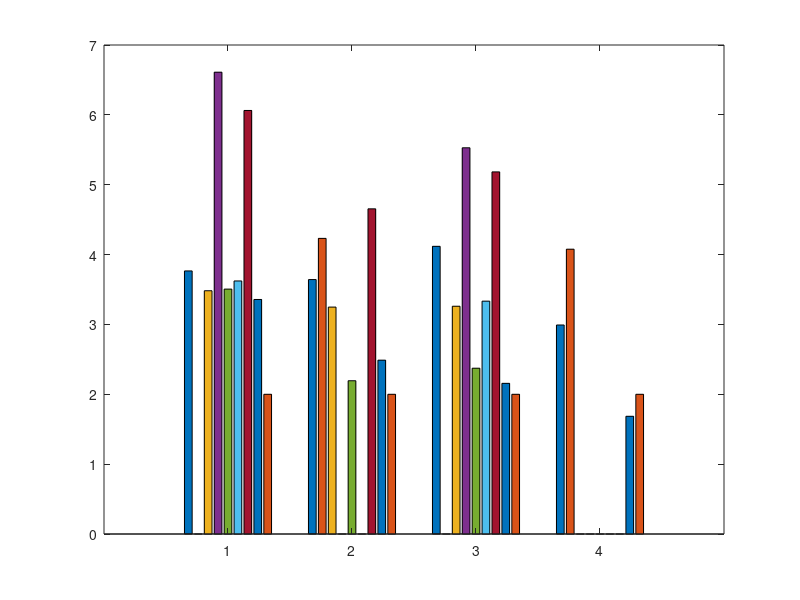

This figure's MATLAB source: (Note: this script raises an error after producing the figure.)
clear all;

na = 0;	% N/A
watchdog = 0;

%{
%BRA

% +-----------+
% | Decathlon |
% +-----------+

% untargeted (n_greys=100)

Y_raw = [...
% cellprofiler  imea    matlab   mitk   nist   pyrad    radj    wc      nyxus
  25261         na      5720     2577   5657   113150   14790   4541    1317 ;  % intensity
  181418        43047   6764     na     6076   109522   19143   8343    1975 ;  % shape
  638068        na      6436     2618   5680   112865   17123   22139   3218 ;  % texture
  151519        na      na       na		na     na       na      na      2156 ;  % misc
];

YLIM = 25000;	% untargeted

% flag defining verical annotation behavior (1 - vertical, 0 - horizontal)
%		CP		IM			MT			MI		NF		PR		RJ			WC				NY
%----------------------------------------------------------------------------------------------------------------------------------------------
verticality = [...
		1		1			1			1		1		1		1			1				1				;	% intensity
		1		1			1			1		1		1		1			1				1				;	% shape
		1		1			1			1		1		1		1			1				1				;	% texture
		1		1			1			1		1		1		1			1				1				;	% misc
	];

% number of features by group
%		CP		IM			MT			MI		NF		PR		RJ			WC				NY
nf = [	15		0			18			46		11		18		19			25				44				;	% intensity
		17+3	13+4+40		19+6		0		0		1		8+1+6+1		33+4+12			34+4+32+8		;	% shape
		13		0			4			43		7		70		78			6				84				;	% texture
		4+7		0			0			0		0		0		0			1+2+1			4+6+1			;	% misc
	];

variantDescr = 'DECATHLON UN*TARGETED fgroupwise_timing_decathlon_untargeted';
watchdog = watchdog+1;

%KET Decatlon-unt
%}

%{
%BRA

% +-----------+
% | Decathlon |
% +-----------+

% targeted (n_greys=10)

nyxus = [...
	1327
	1982
	1789
	2167];

Y_raw = [...
% cellprofiler  imea    matlab   mitk   nist   pyrad    radj    wc      nyxus
  25261         na      5720     2577   5657   113150   14790   4541    1327 ;  % intensity
  181418        43047   6764     na     6076   109522   19143   8343    1982 ;  % shape
  638068        na      6436     2618   5680   112865   17123   22139   1789 ;  % texture
  151519        na      na       na		na     na       na      na      2167 ;  % misc
];

YLIM = 45000;	% targeted

% flag defining verical annotation behavior (1 - vertical, 0 - horizontal)
%		CP		IM			MT			MI		NF		PR		RJ			WC				NY
%----------------------------------------------------------------------------------------------------------------------------------------------
verticality = [...
		1		1			1			1		1		1		1			1				1				;	% intensity
		1		1			1			1		1		1		1			1				1				;	% shape
		1		1			1			1		1		1		1			1				1				;	% texture
		1		1			1			1		1		1		1			1				1				;	% misc
	];

% number of features by group
%		CP		IM			MT			MI		NF		PR		RJ			WC				NY
nf = [	15		0			18			46		11		18		19			25				44				;	% intensity
		17+3	13+4+40		19+6		0		0		1		8+1+6+1		33+4+12			34+4+32+8		;	% shape
		13		0			4			43		7		70		78			6				84				;	% texture
		4+7		0			0			0		0		0		0			1+2+1			4+6+1			;	% misc
	];

variantDescr = 'DECATHLON TARGETED fgroupwise_timing_decathlon_targeted';
watchdog = watchdog+1;

%KET Decatlon-targ
%}

%{
%BRA
% +-------------------------+
% | Tissuenet                   |
% |   (UN-targeted Nyxus) |
% +-------------------------+
%		CP			IM			MT				MI				NF			PR				RJ				WC			NY
%----------------------------------------------------------------------------------------------------------------------------------------------
Y_raw = [211.16	,   na		,	109.9		,	147771 		,	116		,	151.7		,	41841.5		,	82.4	,	65		% intensity
         1516.47 ,  5891.5	,	612			,	na			,	54		,	na			,	15612.5		,	106.4	,	86		% shape
         5333.61 ,  na		,	740.3		,	137333		,	96		,	875.3		,	62033.7		,	58.3	,	153		% texture
         1266.55 ,  15408.5	,	na 			,	na			,	na		,	na			,	na			,	62.5	,	160];	% misc
YLIM = 125000;

% flag defining verical annotation behavior (1 - vertical, 0 - horizontal)
%		CP		IM			MT			MI		NF		PR		RJ			WC				NY
%----------------------------------------------------------------------------------------------------------------------------------------------
verticality = [...
		1		1			1			0		1		1		1			1				1				;	% intensity
		1		1			1			1		1		1		1			1				1				;	% shape
		1		1			1			1		1		1		1			1				1				;	% texture
		1		1			1			1		1		1		1			1				1				;	% misc
	];

variantDescr = 'TISSUENET UN*TARGETED fgroupwise_timing_tissuenet_untargeted';
watchdog = watchdog+1;
%KET Tissuenet-targ
%}

% {
%BRA
% +---------------------+
% | Tissuenet              |
% |   (targeted Nyxus) |
% +---------------------+

%		CP			IM			MT				MI				NF			PR				RJ				WC			NY
%----------------------------------------------------------------------------------------------------------------------------------------------
Y_raw = [...
		211.16	,	na		,	109.9		,	147771		,	116		,	151.7		,	41841.5		,	82.4	,	3.62		% intensity
		1516.47	,	5891.5	,	612			,	na			,	54		,	na			,	15612.5		,	106.4	,	34.55		% shape
		5333.61	,	na		,	740.3		,	137333		,	96		,	875.3		,	62033.7		,	58.3	,	40.64		% texture
		1266.55	,	15408.5	,	na 			,	na			,	na		,	na			,	na			,	62.5	,	129.04];	% misc
YLIM = 1250000;

% flag defining verical annotation behavior (1 - vertical, 0 - horizontal)
%		CP		IM			MT			MI		NF		PR		RJ			WC				NY
%----------------------------------------------------------------------------------------------------------------------------------------------
verticality = [...
		1		1			1			0		1		1		0			1				1				;	% intensity
		1		1			1			1		1		1		1			1				1				;	% shape
		1		1			1			1		1		1		1			1				1				;	% texture
		1		1			1			1		1		1		1			1				1				;	% misc
	];

variantDescr = 'TISSUENET TARGETED fgroupwise_timing_tissuenet_targeted';
watchdog = watchdog+1;
%KET Tissuenet-targ
% }
	
% *-*-*-*-*-*-*-*-*-*-*-* figure *-*-*-*-*-*-*-*-*-*-*-*

% linear or log
Y = Y_raw;

% refN is Nyxus[9] in each feature category
ref1 = Y (1,9); 
ref2 = Y (2,9); 
ref3 = Y (3,9); 
ref4 = Y (4,9); 

hgap = 2;

%{
% linear
YLBL = 'Relative time, %';
P(1,:) = Y(1,:) ./ ref1 .* 100;
P(2,:) = Y(2,:) ./ ref2 .* 100;
P(3,:) = Y(3,:) ./ ref3 .* 100;
P(4,:) = Y(4,:) ./ ref4 .* 100;
Z = P;
vgap = 2;
%}

% {
% log
P(1,:) = Y(1,:) ./ ref1 ;
P(2,:) = Y(2,:) ./ ref2 ;
P(3,:) = Y(3,:) ./ ref3 ;
P(4,:) = Y(4,:) ./ ref4 ;
P = P .* 100;
Z = log(P) ./ log(10); % P = log(P) ./ log(10);
YLIM = max(max(Z)) * 1.35;  % * 120; % Y-limit is set to 110% to accommodate all the annotations
vgap = 0.1;
verticality = ones(size(verticality));	% Fix verticality flag to be all-vertical (it's not needed in log mode)
% }

TEXTCOLOR = '#000000'; %---blue--->'#2743f6';	% more colors at https://icolorpalette.com 
TEXTCOLOR_ = sscanf(TEXTCOLOR(2:end),'%2x%2x%2x',[1 3])/255; % Convert color code to 1-by-3 RGB array (0~1 each) [https://www.mathworks.com/matlabcentral/answers/458086-how-to-specify-line-color-using-a-hexadecimal-color-code#answer_371931]
FONT = 'AvantGarde';
FONTSIZE = 10;
FONTSIZE_ANNOT = 20;
FONTSIZE_YLABEL = FONTSIZE * 3;
FONTSIZE_AXIS = FONTSIZE * 3; % 4
FNT_WEIGHT = 'normal';
SW = {'CP' 'IM' 'MT' 'MI' 'NF' 'PR' 'RJ' 'WC' 'NY'};
Clrs = hsv(numel(SW));

figure(4)
bar(Z);
colormap ('acton');

%------ BGND: https://se.mathworks.com/matlabcentral/answers/272805-tick-labels-in-matlab-2015a
% This is log10 scale in which, for example, Nyxus' 100% is equal to 2 :
yt = [0 1 2 3 4 5 6 7 8 9 10];
% But acc to Nathan's suggestion we need to indicate times of Nyxus timing :
ytl = {'0'; '0.1?'; '1?'; '10?'; '100?'; '1,000?'; '10,000?'; '100,000?'; '1,000,000?'; '10,000,000?'; '100,000,000?'} ;
set (gca, 'YTick',yt, 'YTickLabel',ytl);
%------

for r=1:4
	for c = 1:9
		hold on; 
		x = r + (c - ceil(9/hgap)) * (1/11);
		
		rotang = 90;
		if verticality(r,c) == 0
			rotang = 0;
			x = x + 0.05;
		end
		
		if Y(r,c) ~= 0
			annot = [' ' SW{c} ' ' num2str(sprintf('%0.2f',P(r,c)/100.))]; %-- idea: numbers should show times relative to Nyxus which is 100%, therefore "P/100." ||| This was before Nathan --> num2str(floor(P(r,c)))
			
			% truncated (horizontal) bar's annotation is placed lower 
			z = Z(r,c);
			if z > YLIM
				z = YLIM * 0.98;
				annot = [annot ' (truncated)'];
			end
			
			ht = text(x, z + vgap, annot, 'VerticalAlignment', 'middle', 'HorizontalAlignment', 'left', 'Color', TEXTCOLOR_, 'fontname', FONT, 'FontSize', FONTSIZE_ANNOT, 'fontweight', FNT_WEIGHT); 
		else
			% feature group 'r' is N/A for software 'c'
			ht = text(x, 0 + vgap, [' ' SW{c} ' N/A'], 'VerticalAlignment', 'middle', 'HorizontalAlignment', 'left', 'Color', TEXTCOLOR_, 'fontname', FONT, 'FontSize', FONTSIZE_ANNOT, 'fontweight', FNT_WEIGHT);
		end
		
		set(ht,'Rotation', rotang);
	end
end

%--log T-- daspect([2 10 1]); %--- axis('square');
%grid on;

ylim ([min(yt) YLIM]); %--not using hard minimum like--> ylim ([0 YLIM]) 

% *-*-*-*-*-*-*-*-*-*-*-* FONT SIZE AND NAME *-*-*-*-*-*-*-*-*-*-*-*

ax = gca; % important!
ax.XAxis.TickLabels = {'intensity', 'shape', 'texture', 'misc'};

%---optional--- set(legend('CellProfiler', 'Imea', 'MATLAB', 'MITK', 'NIST', 'PyRadiomics', 'RadiomicsJ', 'WND-CHARM', 'Nyxus'), 'Interpreter','latex', 'Location', 'bestoutside');

set (ax, 'FontSize', FONTSIZE_AXIS, 'fontname', FONT);

% set Y-label font specs AFTER setting up the axes
ty = ylabel ({'fold change slower'}, 'FontSize', FONTSIZE_YLABEL, 'FontName', FONT) % 'Interpreter','latex', 

%---DISABLED---	xlabel('Feature group', 'FontSize', FONTSIZE*2, 'fontname', FONT) % 'Interpreter','latex', 

fprintf (1, '\n\t\twe have just plotted: %s\n\n', variantDescr);
if (watchdog ~= 1)
    fprintf (1, '\n\t\terror: watchdog==%d\n\n', watchdog);
end
